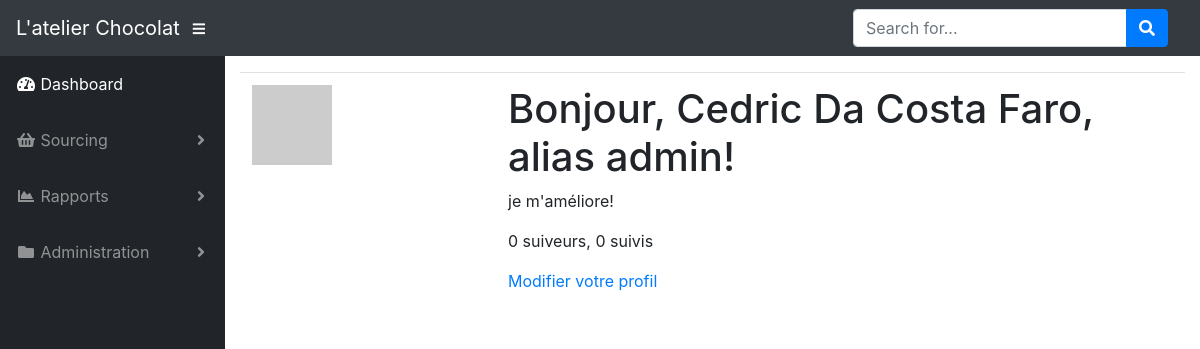
The page /user/admin (signed in) on the database as committed earlier.
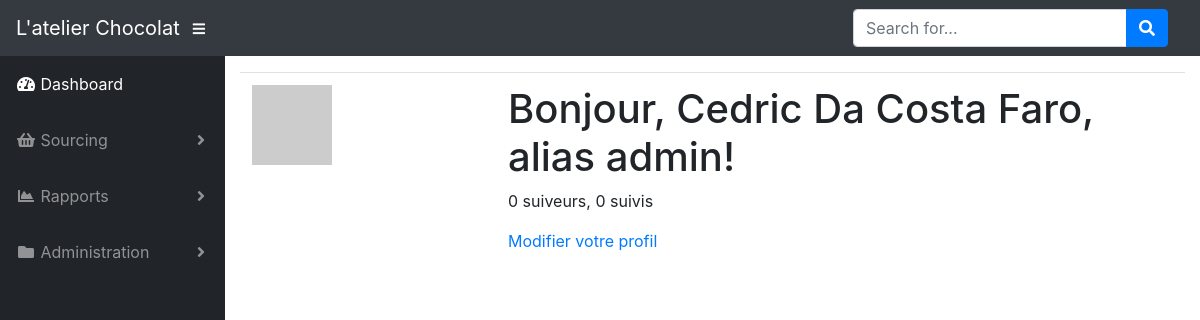
The same page on the database as committed later.
### app/models.py (models this page shows, shortened)
class User(UserMixin, db.Model):
    id = db.Column(db.Integer, primary_key=True)
    username = db.Column(db.String(64), index=True, unique=True)
    first_name = db.Column(db.String(32), index=True)
    second_name = db.Column(db.String(32), index=True)
    email = db.Column(db.String(120), index=True, unique=True)
    about_me = db.Column(db.String(256))
    password_hash = db.Column(db.String(128))
    productions = db.relationship('Production', backref='author', lazy='dynamic')
    followed = db.relationship(
        'User', secondary=followers,
        primaryjoin=(followers.c.follower_id == id),
        secondaryjoin=(followers.c.followed_id == id),
        backref=db.backref('followers', lazy='dynamic'), lazy='dynamic')
    def avatar(self, size):
        digest = md5(self.email.lower().encode('utf-8')).hexdigest()
        return 'https://www.gravatar.com/avatar/{}?d=identicon&s={}'.format(digest, size)

### app/main/routes.py (the view)
@bp.route('/user/<username>')
@login_required
def user(username):
    user = User.query.filter_by(username=username).first_or_404()
    page = request.args.get('page', 1, type=int)
    productions = user.productions.order_by(Production.timestamp.desc()).paginate(
        page, current_app.config['PRODUCTIONS_PER_PAGE'], False)
    next_url = url_for('main.user', username=user.username, page=productions.next_num) \
        if productions.has_next else None
    prev_url = url_for('main.user', username=user.username, page=productions.prev_num) \
        if productions.has_prev else None
    return render_template('users/user.html', user=user, productions=productions.items, next_url=next_url, prev_url=prev_url)

### app/models.py (called while the page is built)
@login.user_loader
def load_user(id):
    return User.query.get(int(id))

### app/templates/users/user.html
{% extends "base.html" %}
{% block app_content %}
    <table class="table table-hover">
        {% include 'users/_user.html' %}
    </table>
{% endblock %}

### app/templates/users/_user.html
<table class="table table-hover">
    <tr>
        <td width="256px"><img src="{{ user.avatar(64) }}"></td>
        <td>
            <h1>Bonjour, {{ user.first_name }} {{ user.second_name }}, alias {{ user.username }}!</h1>
            {% if user.about_me %}<p>{{ user.about_me }}</p>{% endif %}
            <p>{{ user.followers.count() }} suiveurs, {{ user.followed.count() }} suivis</p>
            {% if user == current_user %}
                <p><a href="{{ url_for('main.edit_profile') }}">Modifier votre profil</a></p>
            {% elif not current_user.is_following(user) %}
                <p><a href="{{ url_for('main.follow', username=user.username) }}">Suivre</a></p>
            {% else %}
                <p><a href="{{ url_for('main.unfollow', username=user.username) }}">Ne plus suivre</a></p>
            {% endif %}
        </td>
    </tr>
</table>

Rows that differ between the two databases and show on the page:
changed User "Cedric": about_me "je m'améliore!" → (not shown)
